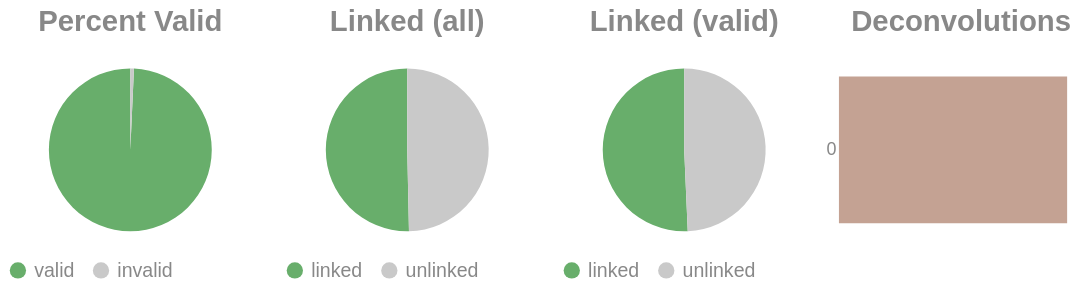

The cell this chart's notebook holds for it:
### Code cell
if SKIPLR:
    pass
else:
    clash = Counter()
    for i in valids['molecule'].to_list():
        _mol = i.split("-")
        if len(_mol) == 1:
            clash.update('0')
        else:
            clash.update(_mol[-1])

    _d = {"deconvolutions": [], 'count': []}
    for k,v in clash.items():
        _d['deconvolutions'].append(k)
        _d['count'].append(v)

    tot_valid = valids['reads'].sum()
    mask = valids['reads'] >= 2
    n_linked_reads = valids.filter(mask)['reads'].sum()
    if n_linked_reads == 0:
        print_html("No linked molecules (>=2 reads) were detected; skipping linked-only distributions.")
        SKIPLR = True
    else:
        perc_valid = round(tot_valid / n_reads, 4)
        linked_perc_abs = round(n_linked_reads / n_reads, 4)
        linked_perc = round(n_linked_reads / tot_valid, 4)

    _valid = pl.DataFrame({"valids": ['valid', 'invalid'], "count": [tot_valid, n_reads - tot_valid]})
    _linked_abs = pl.DataFrame({"linked (absolute)": ['linked', 'unlinked'], "count": [n_linked_reads, n_reads - n_linked_reads]})
    _linked_rel = pl.DataFrame({"linked (valids)": ['linked', 'unlinked'], "count": [n_linked_reads, tot_valid - n_linked_reads]})

    (
        alt.hconcat(
            piechart(_valid, goodval = 'valid', title = "Percent Valid"),
            piechart(_linked_abs, goodval = "linked", title =  "Linked (all)"),
            piechart(_linked_rel, goodval = "linked", title =  "Linked (valid)"),
            convolutionbar(pl.DataFrame(_d), title = "Deconvolutions"),
            center = True,
            bounds = 'flush'
        )
        .resolve_scale(color='independent')
        .resolve_legend('independent')
        .properties(usermeta={'embedOptions': {"actions": False}})
    ).display()

### Figure 1 — Vega-Lite specification as saved in the notebook (floating-point values rounded to 4 significant figures)
{"width": "container", "height": 400, "config": {"title": {"anchor": "start", "dy": -15, "fontSize": 18, "color": "#888888", "subtitleColor": "#888888", "subtitleFontSize": 14}, "arc": {"fill": "#0072B2"}, "axis": {"domainColor": "#888888", "domainWidth": 0.5, "gridWidth": 0.2, "grid": false, "titleFontWeight": 400, "titleFontSize": 15, "labelFontSize": 11, "labelColor": "#888888", "tickColor": "#888888", "tickWidth": 0.2, "titleColor": "#888888"}, "axisBand": {"grid": false}, "axisX": {"grid": true, "tickSize": 10, "domainCap": "round"}, "axisY": {"domain": false, "grid": true, "tickSize": 0, "domainCap": "round"}, "background": "transparent", "header": {"labelFontSize": 15, "labelColor": "#888888", "titleFontSize": 15, "titleFontWeight": 600, "titleColor": "#888888"}, "legend": {"labelFont": "sans-serif", "labelFontSize": 12, "labelColor": "#888888", "symbolSize": 100, "symbolType": "circle", "titleFontSize": 12, "titlePadding": 10, "titleColor": "#888888", "title": null}, "range": {"category": ["#E69F00", "#56B4E9", "#009E73", "#F0E442", "#0072B2", "#D55E00", "#CC79A7", "#000000"], "diverging": ["#cfe8f3", "#a2d4ec", "#73bfe2", "#46abdb", "#1696d2", "#12719e"]}, "area": {"fill": "#0072B2", "fillOpacity": 0.7, "line": true, "strokeOpacity": 0.7}, "line": {"color": "#0072B2", "stroke": "#0072B2", "strokeWidth": 2}, "trail": {"color": "#0072B2", "stroke": "#0072B2", "strokeWidth": 0, "size": 1}, "point": {"filled": true, "fillOpacity": 1.0, "size": 95}, "text": {"color": "#888888", "fontSize": 11, "align": "right", "fontWeight": 400, "size": 11}, "bar": {"fill": "#0072B2", "stroke": null}, "view": {"stroke": null, "continuousWidth": 660, "continuousHeight": 400}}, "hconcat": [{"data": {"name": "data-67a48714fd2270e4b0c6a286613eb9fd"}, "mark": {"type": "arc"}, "encoding": {"color": {"field": "valids", "legend": {"orient": "bottom", "title": null}, "scale": {"domain": ["valid", "invalid"], "range": ["#68ae6b", "#C9C9C9"]}, "title": "Valids", "type": "nominal"}, "theta": {"field": "count", "type": "quantitative"}, "tooltip": [{"field": "valids", "title": "Valids", "type": "ordinal"}, {"field": "percent", "format": ".2%", "title": "Percent", "type": "quantitative"}, {"field": "count", "title": "Count", "type": "quantitative"}]}, "height": 100, "title": {"text": "Percent Valid", "align": "center", "anchor": "middle"}, "transform": [{"calculate": "datum.count / 4163877", "as": "percent"}], "width": 150}, {"data": {"name": "data-090cecb09195da41ae70aa834a7efba9"}, "mark": {"type": "arc"}, "encoding": {"color": {"field": "linked (absolute)", "legend": {"orient": "bottom", "title": null}, "scale": {"domain": ["linked", "unlinked"], "range": ["#68ae6b", "#C9C9C9"]}, "title": "Linked (Absolute)", "type": "nominal"}, "theta": {"field": "count", "type": "quantitative"}, "tooltip": [{"field": "linked (absolute)", "title": "Linked (Absolute)", "type": "ordinal"}, {"field": "percent", "format": ".2%", "title": "Percent", "type": "quantitative"}, {"field": "count", "title": "Count", "type": "quantitative"}]}, "height": 100, "title": {"text": "Linked (all)", "align": "center", "anchor": "middle"}, "transform": [{"calculate": "datum.count / 4163877", "as": "percent"}], "width": 150}, {"data": {"name": "data-4584ece5b8c0be34261f704bc37116d4"}, "mark": {"type": "arc"}, "encoding": {"color": {"field": "linked (valids)", "legend": {"orient": "bottom", "title": null}, "scale": {"domain": ["linked", "unlinked"], "range": ["#68ae6b", "#C9C9C9"]}, "title": "Linked (Valids)", "type": "nominal"}, "theta": {"field": "count", "type": "quantitative"}, "tooltip": [{"field": "linked (valids)", "title": "Linked (Valids)", "type": "ordinal"}, {"field": "percent", "format": ".2%", "title": "Percent", "type": "quantitative"}, {"field": "count", "title": "Count", "type": "quantitative"}]}, "height": 100, "title": {"text": "Linked (valid)", "align": "center", "anchor": "middle"}, "transform": [{"calculate": "datum.count / 4134128", "as": "percent"}], "width": 150}, {"data": {"name": "data-72734083811ceb4646c3d9bae9bc6f90"}, "mark": {"type": "bar"}, "encoding": {"color": {"field": "deconvolutions", "legend": null, "scale": {"scheme": "lightgreyred"}, "type": "nominal"}, "tooltip": [{"field": "deconvolutions", "title": "Deconvolutions", "type": "ordinal"}, {"field": "percent", "format": ".2%", "title": "Percent", "type": "quantitative"}, {"field": "count", "title": "Count", "type": "quantitative"}], "x": {"axis": null, "field": "count", "type": "quantitative"}, "y": {"field": "deconvolutions", "sort": "ascending", "title": null, "type": "nominal"}}, "height": 100, "title": {"text": "Deconvolutions", "align": "center", "anchor": "middle"}, "transform": [{"calculate": "datum.count / 2801708", "as": "percent"}], "width": 150}], "bounds": "flush", "center": true, "resolve": {"legend": {"angle": "independent"}, "scale": {"color": "independent"}}, "usermeta": {"embedOptions": {"actions": false}}, "$schema": "https://vega.github.io/schema/vega-lite/v6.1.0.json", "datasets": {"data-67a48714fd2270e4b0c6a286613eb9fd": [{"valids": "valid", "count": 4134128}, {"valids": "invalid", "count": 29749}], "data-090cecb09195da41ae70aa834a7efba9": [{"linked (absolute)": "linked", "count": 2095948}, {"linked (absolute)": "unlinked", "count": 2067929}], "data-4584ece5b8c0be34261f704bc37116d4": [{"linked (valids)": "linked", "count": 2095948}, {"linked (valids)": "unlinked", "count": 2038180}], "data-72734083811ceb4646c3d9bae9bc6f90": [{"deconvolutions": "0", "count": 2801708}]}}
